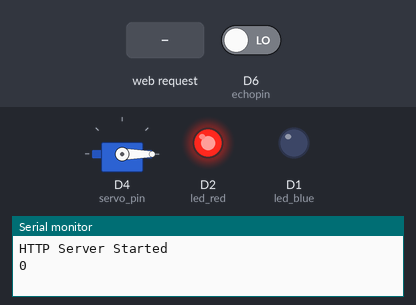
Simulated run of this sketch. Board: ESP8266 (NodeMCU). On the bench: servo, output pins drawn as LEDs (lit = HIGH), the last lines printed to the serial monitor. The inputs (shaded band) are chosen by the test bench; at power-on: D6 (echopin) LOW. Pins used as bus, display or sensor lines are not drawn.

Above: at 2.0 s.
2.1 s: HTTP request GET /open received
At 6.1 s:
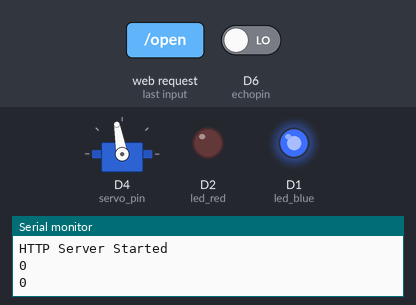
Timing chart, 0 to 7.6 s (numbered marks = the images above; inputs shaded):
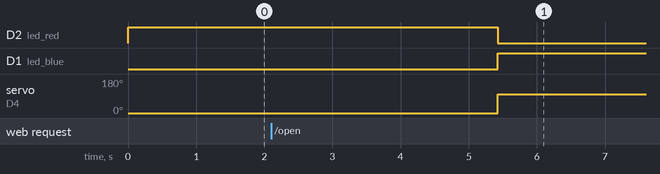

Measured:
- after the input at 2.1 s, D2 (led_red): HIGH → LOW after 3.3 s; D1 (led_blue): LOW → HIGH after 3.3 s; servo on D4 (servo_pin): 0° → 100° after 3.3 s

The sketch:

mini.ino
```cpp
#include <ESP8266WiFi.h>
#include <ESP8266WebServer.h>
#include <Servo.h>

const char* esp_ssid = "123450";
const char* esp_password= "SoftAP@12";
uint8_t max_connections=8;
int current_stations=0, new_stations=0;

ESP8266WebServer server(80);

const int led_blue=D1;
const int led_red=D2;

Servo myservo;
const int servo_pin = D4;

const int trigpin = D5;
const int echopin = D6;

bool gate_status=false;

long duration;
int distance;

void setup() {

  Serial.begin(115200);
  Serial.println();

  pinMode(servo_pin,OUTPUT);

  pinMode(trigpin, OUTPUT);
  pinMode(echopin,INPUT);

  pinMode(led_blue,OUTPUT);
  pinMode(led_red,OUTPUT);

  myservo.attach(servo_pin);

  if(WiFi.softAP(esp_ssid,esp_password,1,false,max_connections)==true)
  {
    //Serial.println("Created Access Point");
  }
  else
  {
    //Serial.println("Unable to Create Access Point");
  }
  server.on("/",handle_OnConnect);
  server.on("/open",handle_open);
  server.on("/close",handle_close);

  server.onNotFound(handle_NotFound);

  server.begin();
  Serial.println("HTTP Server Started");
}

void loop() {
  server.handleClient();
  new_stations=WiFi.softAPgetStationNum();

  if(current_stations<new_stations)//Device is Connected
  {
    current_stations=new_stations;
  }
  if(current_stations>new_stations)//Device is Disconnected
  {
    current_stations=new_stations;
  }

  if(gate_status==false)
  {
    myservo.write(0);
    digitalWrite(led_red,HIGH);
    digitalWrite(led_blue,LOW);
    delay(200);
  }
  else
  {
    digitalWrite(led_blue,HIGH);
    digitalWrite(led_red,LOW);
    myservo.write(100);
    delay(5000);
  }

  digitalWrite(trigpin,LOW);
  delay(2);
  digitalWrite(trigpin,HIGH);
  delay(10);
  digitalWrite(trigpin,LOW);
  duration = pulseIn(echopin, HIGH);
  distance = (duration*0.034)/2;
  Serial.println(int(distance));
}

void handle_OnConnect()
{
  Serial.println("Client Connected");
  server.send(200, "text/html", HTML());
}

void handle_open()
{
  gate_status=true;
  server.send(200, "text/html", HTML());
  delay(3000);
}

void handle_close()
{
  gate_status=false;
  server.send(200, "text/html", HTML());
}

void handle_NotFound()
{
  server.send(404, "text/plain", "Not found");
}

String HTML()
{
  String msg="<!DOCTYPE html> <html>\n";
  msg+="<head><meta name=\"viewport\" content=\"width=device-width, initial-scale=1.0, user-scalable=no\">\n";
  msg+="<title>Gate Control</title>\n";
  msg+="<style>html{font-family:Helvetica; display:inline-block; margin:0px auto; text-align:center;}\n";
  msg+="body{margin-top: 50px;} h1{color: #444444; margin: 50px auto 30px;} h3{color:#444444; margin-bottom: 50px;}\n";
  msg+=".button{display:block; width:80px; background-color:#f48100; border:none; color:white; padding: 13px 30px; text-decoration:none; font-size:25px; margin: 0px auto 35px; cursor:pointer; border-radius:4px;}\n";
  msg+=".button-on{background-color:#f48100;}\n";
  msg+=".button-on:active{background-color:#f48100;}\n";
  msg+=".button-off{background-color:#26282d;}\n";
  msg+=".button-off:active{background-color:#26282d;}\n";
  msg+="</style>\n";
  msg+="</head>\n";
  msg+="<body>\n";
  msg+="<h1>Automatic Garage Door</h1>\n";
  msg+="<h3>Using ESP8266 and opencv</h3>\n";

  if(gate_status==false)
  {
    msg+="<p>Gate Status: OFF</p><a class=\"button button-on\" href=\"/open\">ON</a>\n";
  }
  else
  {
    msg+="<p>Gate Status: ON</p><a class=\"button button-off\" href=\"/close\">OFF</a>\n";
  }
  msg+="</body></html>\n";
  return msg;
}
```
